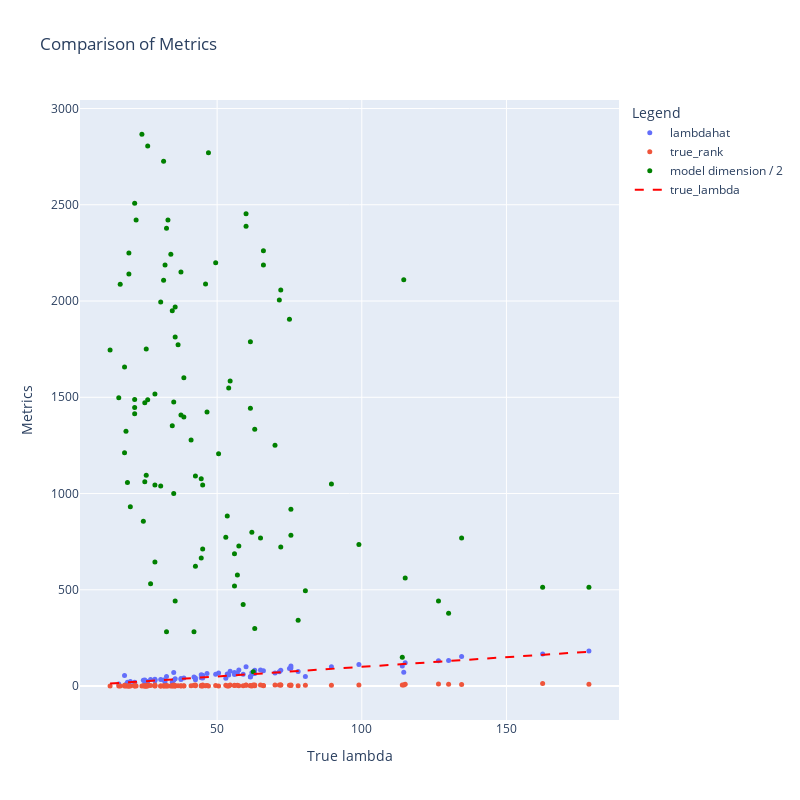

Notebook source saved alongside this figure:
### Code cell
import plotly.graph_objects as go

df = df_data[df_data["is_true_param"]]
fig = go.Figure()

fig.add_trace(go.Scatter(
    x=df["true_lambda"], 
    y=df["lambdahat"], 
    mode='markers', 
    marker=dict(size=5),
    name='lambdahat'
))

fig.add_trace(go.Scatter(
    x=df["true_lambda"], 
    y=df["true_rank"], 
    mode='markers', 
    marker=dict(size=5),
    name='true_rank'
))

fig.add_trace(go.Scatter(
    x=df["true_lambda"], 
    y=df["model_dim"] / 2, 
    mode='markers', 
    marker=dict(size=5, color='green'),
    name='model dimension / 2'
))

# Add the y=x line
sorted_true_lambda = sorted(df["true_lambda"])
fig.add_trace(go.Scatter(
    x=sorted_true_lambda, 
    y=sorted_true_lambda, 
    mode='lines', 
    line=dict(dash='dash', color='red', width=2),
    name='true_lambda'
))

fig.update_layout(
    title="Comparison of Metrics",
    xaxis_title="True lambda",
    yaxis_title="Metrics",
    legend_title="Legend",
    width=800,
    height=800
)
